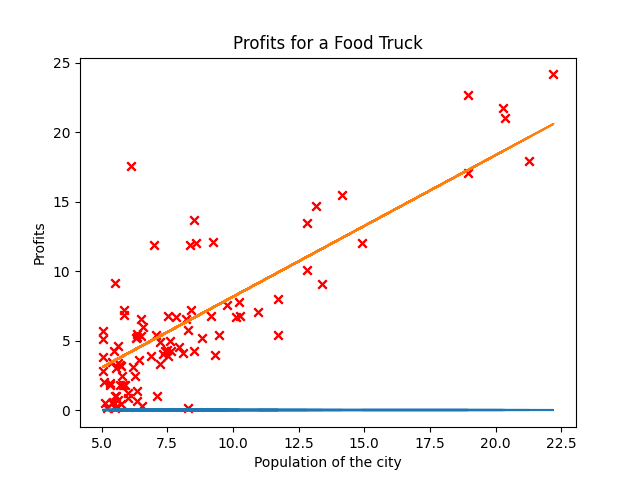

This figure's Python source:
import numpy as np
import pandas as pd
import matplotlib.pyplot as plt
# plt.style.use('.../deeplearning.mplstyle')
plt.ion() # interactive mode

def plot(x_tr, y_tr, f):
    plt.title('Profits for a Food Truck')
    plt.ylabel('Profits')  # set_ylabel has an object but ylabel has not
    plt.xlabel('Population of the city')
    plt.scatter(x_tr, y_tr, marker='x', c='r')
    plt.plot(x_tr, f, label='linear')
    plt.show()
    plt.savefig("linear_regression")

def model_function(x, w, b):
    m = x.shape[0]
    f = np.zeros(m)
    for i in range(m):
        # print("fi={},xi={}".format(f[i],x[i]))
        f[i] = x[i] * w + b
    return f

def compute_cost(x_tr, y_tr, w, b):
    m = x_tr.shape[0]
    y_predict = np.zeros(m)
    square = np.zeros(m)
    for i in range(m):
        y_predict[i] = x_tr[i] * w + b
        square[i] = (y_predict[i] - y_tr[i])**2
    cost = np.sum(square)/(2*m)
    return cost

def compute_gradient(x_tr, y_tr, w, b):
    m = x_tr.shape[0]
    y_predict = np.zeros(m)
    dif = np.zeros(m)
    dif1 = np.zeros(m)
    for i in range(m):
        y_predict[i] = x_tr[i] * w + b
        dif[i] = y_predict[i] - y_tr[i]
        dif1[i] = dif[i] * x_tr[i]
    derivative_w = np.sum(dif1)/m
    derivative_b = np.sum(dif)/m
    return derivative_w, derivative_b

def gradient_descent(x_tr, y_tr, w, b, lr):
    derivative_w, derivative_b = compute_gradient(x_tr, y_tr, w, b)
    w_temp = w - lr * derivative_w
    b_temp = b - lr * derivative_b
    return w_temp, b_temp


def main():
    # get data
    path = 'ex1data1.txt'
    dataframe_org = pd.read_csv(path, header=None, names=['Population', 'Profit'])
    # print(dataframe_org.head)
    # print(dataframe_org.describe())

    # delete the misdata
    # bug: after delete the misdata, the index remains unchanged. 1 to 96 with 93 data.
    # reset index
    dataframe=dataframe_org[dataframe_org['Profit'] > 0]
    dataframe.reset_index(drop=True, inplace=True)
    # print(dataframe)
    # print(dataframe.describe())

    x_train = dataframe['Population']
    y_train = dataframe['Profit']
    w = 0
    b = 0
    m = x_train.shape[0]
    f = np.zeros(m)

    # plot the data
    f = model_function(x_train, w, b)
    plot(x_train, y_train, f)

    # learning algorithm
    cost = 0
    lr = 0.01 # if learning rate equals to 0.1, it will diverge
    print("here")
    for i in range(500):
        w_temp, b_temp = gradient_descent(x_train, y_train, w, b, lr)
        w = w_temp
        b = b_temp
        cost = compute_cost(x_train, y_train, w, b)
        print(cost)

    # plot
    f = model_function(x_train, w, b)
    plot(x_train, y_train, f)


if __name__ == '__main__':
    main()